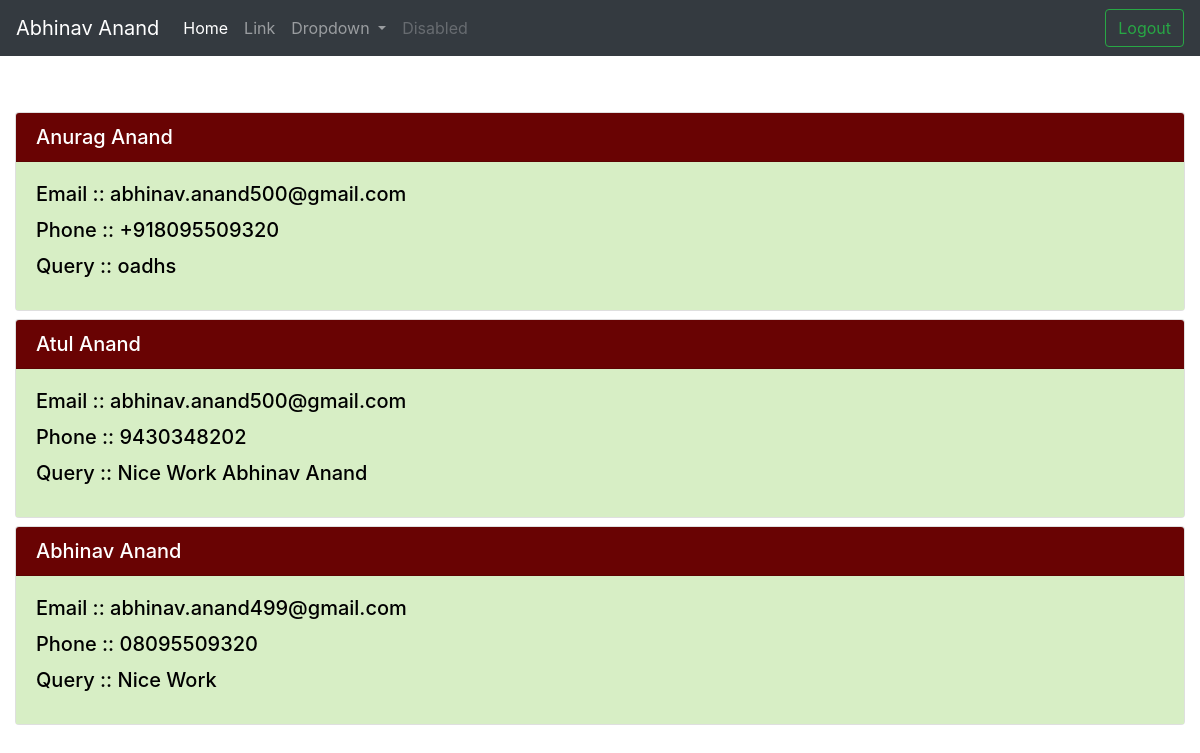
The page /contact/ (signed in) on the database its author committed.
### contact/models.py (models this page shows, shortened)
class Contact(models.Model):
    sno = models.AutoField(primary_key = True)
    name = models.CharField(max_length=30)
    email = models.CharField(max_length=50)
    phone = models.CharField(max_length=20)
    query = models.CharField(max_length=700)

### contact/views.py (the view)
# urls.py: path('', views.landingPage),
def landingPage(request):
    if request.user.is_authenticated:
        feeds = Contact.objects.all().order_by('-sno')
        params = {'feeds': feeds}
        return render(request, 'contact/contact.html', params)
    return render(request, 'Backend/home.html')

### templates/contact/contact.html
{% extends 'base1.html' %} {% block css %}{% endblock css %} {% block body %}
  {% for feed in feeds %}
          <div class='container-fluid'>
          <div class="card mt-2">
          <h5 class="card-header" style="background-color : rgb(105, 3, 3); color : white">{{feed.name}}</h5>
          <div class="card-body" style="background-color : rgb(215, 238, 197); color : black">
            <h5 class="card-title">Email :: {{feed.email}}</h5>
            <h5 class="card-title">Phone :: {{feed.phone}}</h5>
            <h5 class="card-title">Query :: {{feed.query}}</h5>
          </div>
          </div>
          </div>
  {% endfor %}
{% endblock body %}

### templates/base1.html (shortened to what this page needs)
<!DOCTYPE html>
<html lang="en">
    <head>
        <link
            rel="stylesheet"
            href="https://cdn.jsdelivr.net/npm/bootstrap@4.6.0/dist/css/bootstrap.min.css"
        />
    </head>
    <body>
          <nav class="navbar navbar-expand-lg navbar-dark bg-dark">
  <a class="navbar-brand" href="#">Abhinav Anand</a>
  <div class="collapse navbar-collapse" id="navbarSupportedContent">
    <ul class="navbar-nav mr-auto">
      <li class="nav-item active">
        <a class="nav-link" href="#">Home <span class="sr-only">(current)</span></a>
      </li>
      <li class="nav-item">
        <a class="nav-link" href="#">Link</a>
      </li>
      <li class="nav-item dropdown">
        <a class="nav-link dropdown-toggle" href="#" id="navbarDropdown" role="button" data-toggle="dropdown" aria-haspopup="true" aria-expanded="false">
          Dropdown
        </a>
      </li>
      <li class="nav-item">
        <a class="nav-link disabled" href="#" tabindex="-1" aria-disabled="true">Disabled</a>
      </li>
    </ul>
    <form class="form-inline my-2 my-lg-0">
      <a href='/logout' type="button" class="btn btn-outline-success my-2 my-sm-0">Logout</a>
    </form>
  </div>
</nav>
<br><br>
        {% block body %}
        {% endblock body %}
    </body>
</html>

### rows shown on the page
Contact: name "Anurag Anand", email "abhinav.anand500@gmail.com", phone "+918095509320", query "oadhs"
Contact: name "Atul Anand", email "abhinav.anand500@gmail.com", phone "9430348202", query "Nice Work Abhinav Anand"
Contact: name "Abhinav Anand", email "abhinav.anand499@gmail.com", phone "08095509320", query "Nice Work"
